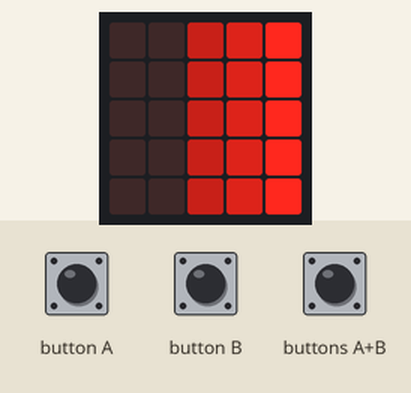
Simulated run of this program. Board: BBC micro:bit (MakeCode). Parts: the board's 5×5 LED display. The test bench sets the inputs (shaded band). Random numbers come from a fixed seed.

Above: at 1.26 s.
1.3 s: buttons A+B pressed for 0.15 s
At 1.62 s:
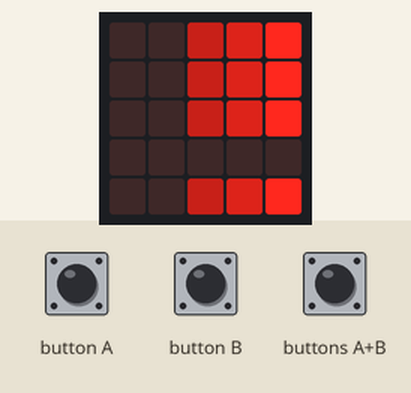
2.0 s: button B pressed for 0.15 s
At 2.23 s:
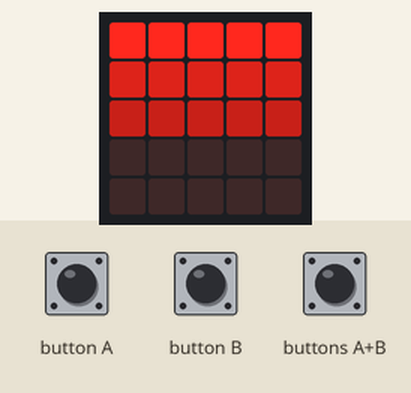
2.7 s: button A pressed for 0.15 s
At 2.95 s:
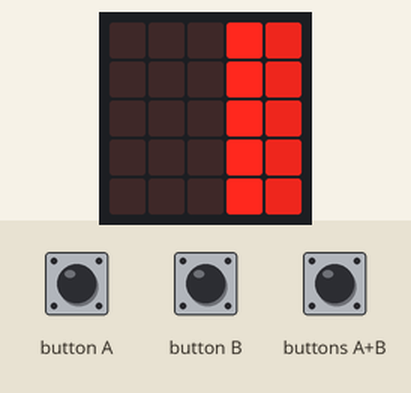
3.4 s: buttons A+B pressed for 1 s
At 4.52 s:
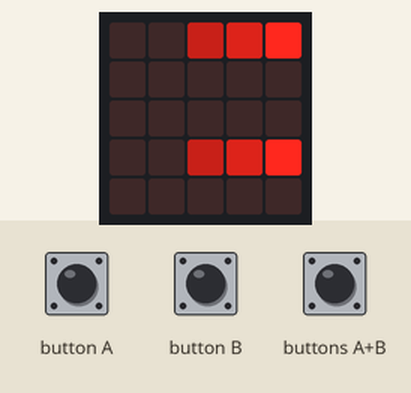
5.0 s: button B pressed for 0.15 s
At 5.24 s:
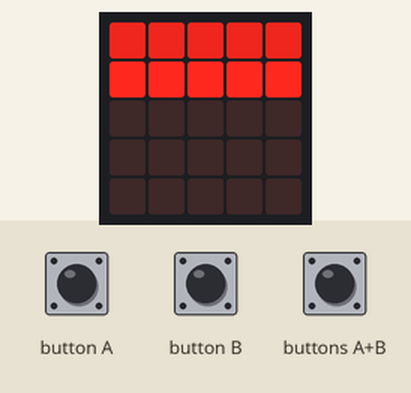
5.7 s: buttons A+B pressed for 0.15 s
At 5.96 s:
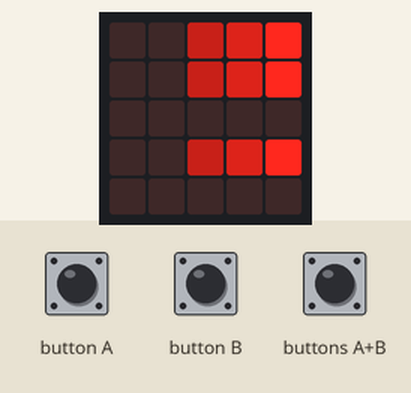

The program:

main.ts
```typescript
input.onButtonPressed(Button.A, function () {
    change = 1
})
input.onButtonPressed(Button.AB, function () {
    change = 3
    x = 4
    dx = 1
    x2 = 3
    dx2 = 1
    x3 = 2
    dx3 = 1
    x4 = 1
    dx4 = 1
    x5 = 0
    dx5 = 1
    y = 0
    y2 = randint(0, 5)
    y3 = randint(0, 5)
    y4 = randint(0, 5)
    y5 = randint(0, 5)
})
input.onButtonPressed(Button.B, function () {
    change = 2
})
function 變數 () {
    basic.clearScreen()
    y = 0
    if (x >= 4) {
        dx += -1
    } else if (x <= 0) {
        dx += 1
    }
    if (x2 >= 4) {
        dx2 += -1
    } else if (x2 <= 0) {
        dx2 += 1
    }
    if (x3 >= 4) {
        dx3 += -1
    } else if (x3 <= 0) {
        dx3 += 1
    }
    if (x4 >= 4) {
        dx4 += -1
    } else if (x4 <= 0) {
        dx4 += 1
    }
    if (x5 >= 4) {
        dx5 += -1
    } else if (x5 <= 0) {
        dx5 += 1
    }
}
let y5 = 0
let y4 = 0
let y3 = 0
let y2 = 0
let change = 0
let y = 0
let dx5 = 0
let x5 = 0
let dx4 = 0
let x4 = 0
let dx3 = 0
let x3 = 0
let dx2 = 0
let x2 = 0
let dx = 0
let x = 0
x = 4
dx = 1
x2 = 3
dx2 = 1
x3 = 2
dx3 = 1
x4 = 1
dx4 = 1
x5 = 0
dx5 = 1
y = 0
change = 1
basic.forever(function () {
    if (change == 1) {
        變數()
        x += dx
        x2 += dx2
        x3 += dx3
        x4 += dx4
        x5 += dx5
        for (let index = 0; index < 5; index++) {
            led.plotBrightness(x5, y, 50)
            led.plotBrightness(x4, y, 100)
            led.plotBrightness(x3, y, 150)
            led.plotBrightness(x2, y, 200)
            led.plot(x, y)
            y += 1
        }
        basic.pause(100)
    } else if (change == 2) {
        變數()
        x += dx
        x2 += dx2
        x3 += dx3
        x4 += dx4
        x5 += dx5
        for (let index = 0; index < 5; index++) {
            led.plotBrightness(y, x5, 50)
            led.plotBrightness(y, x4, 100)
            led.plotBrightness(y, x3, 150)
            led.plotBrightness(y, x2, 200)
            led.plot(y, x)
            y += 1
        }
        basic.pause(100)
    } else if (change == 3) {
        變數()
        x += dx
        x2 += dx2
        x3 += dx3
        x4 += dx4
        x5 += dx5
        led.plotBrightness(x5, y, 50)
        led.plotBrightness(x4, y, 100)
        led.plotBrightness(x3, y, 150)
        led.plotBrightness(x2, y, 200)
        led.plot(x, y)
        y += 1
        led.plotBrightness(x5, y2, 50)
        led.plotBrightness(x4, y2, 100)
        led.plotBrightness(x3, y2, 150)
        led.plotBrightness(x2, y2, 200)
        led.plot(x, y2)
        y2 += 1
        led.plotBrightness(x5, y3, 50)
        led.plotBrightness(x4, y3, 100)
        led.plotBrightness(x3, y3, 150)
        led.plotBrightness(x2, y3, 200)
        led.plot(x, y3)
        y3 += 1
        led.plotBrightness(x5, y4, 50)
        led.plotBrightness(x4, y4, 100)
        led.plotBrightness(x3, y4, 150)
        led.plotBrightness(x2, y4, 200)
        led.plot(x, y4)
        y4 += 1
        led.plotBrightness(x5, y5, 50)
        led.plotBrightness(x4, y5, 100)
        led.plotBrightness(x3, y5, 150)
        led.plotBrightness(x2, y5, 200)
        led.plot(x, y5)
        y5 += 1
        basic.pause(100)
    }
})
```

test.ts
```typescript
// 在這裡測試；當此封包作為擴充功能時，將不會編譯此內容。
```
